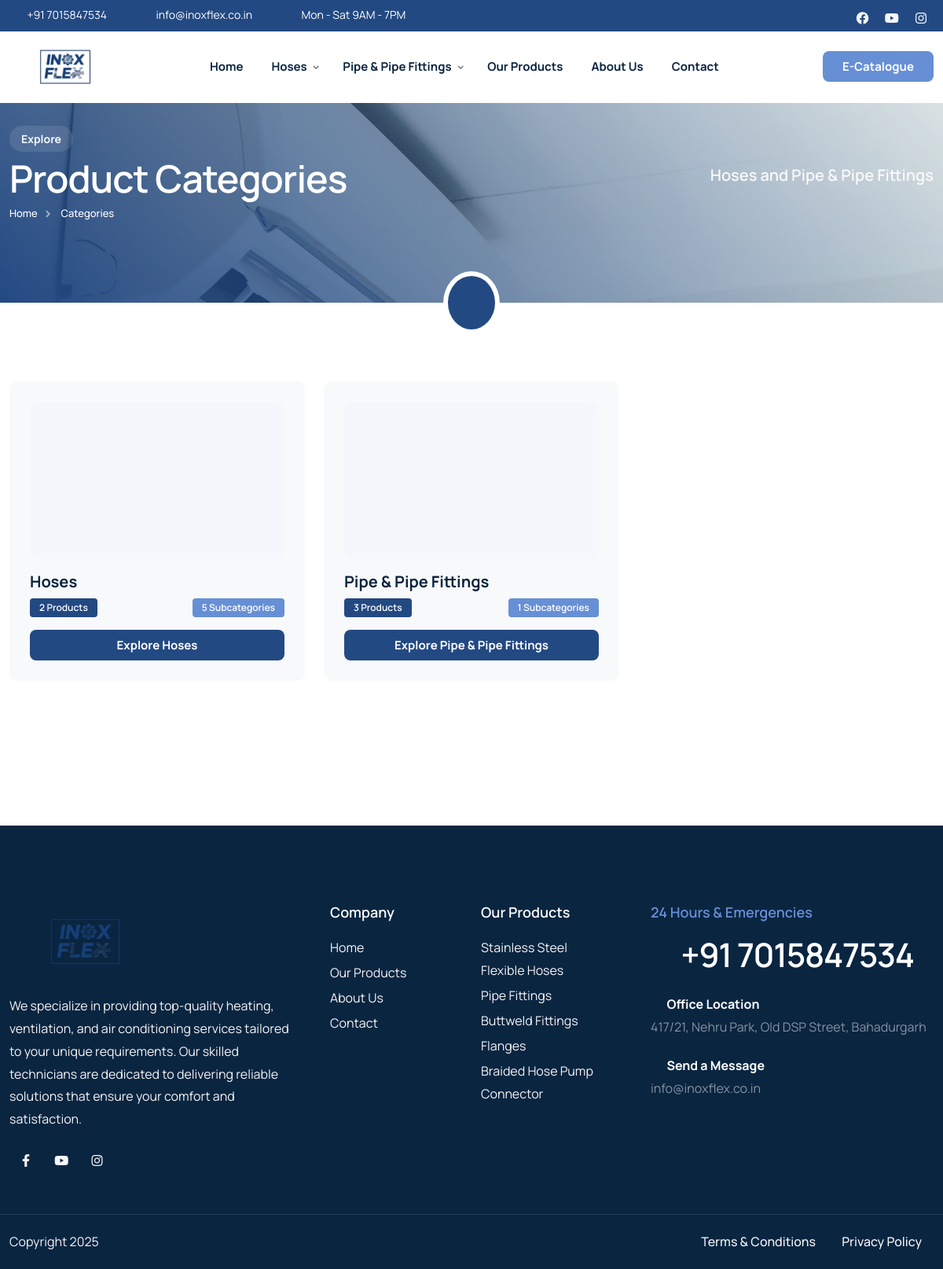
Page /categories/ on the committed database.
### home/models.py (models this page shows, shortened)
class Category(models.Model):
    name = models.CharField(max_length=100)
    slug = models.SlugField(blank=True, null=True)
    description = RichTextField(blank=True, null=True)
    image = models.ImageField(upload_to='categories/', blank=True, null=True)
    status = models.BooleanField(default=True)
    seo_title = models.CharField(max_length=70, blank=True, null=True, help_text="SEO Title (recommended: 50-60 characters)")
    seo_description = models.TextField(max_length=160, blank=True, null=True, help_text="SEO Meta Description (recommended: 150-160 characters)")
    seo_keywords = models.CharField(max_length=255, blank=True, null=True, help_text="SEO Keywords (comma-separated)")
    og_image = models.ImageField(upload_to='seo/og/', blank=True, null=True, help_text="Open Graph Image (1200x630px recommended)")
    created_at = models.DateTimeField(auto_now_add=True)
    updated_at = models.DateTimeField(auto_now=True)

class Product(models.Model):
    name = models.CharField(max_length=100)
    slug = models.SlugField(blank=True, null=True)
    description = RichTextField(blank=True, null=True)
    specifications = RichTextField(blank=True, null=True, help_text="Add product specifications, technical details, or table data here. You can use HTML tables.")
    image = models.ImageField(upload_to='products/', blank=True, null=True)
    image_url = models.URLField(max_length=500, blank=True, null=True, help_text="Alternative: Use image URL instead of uploading")
    price = models.DecimalField(max_digits=10, decimal_places=2)
    category = models.ForeignKey(Category, on_delete=models.CASCADE, related_name='products')
    status = models.BooleanField(default=True)
    seo_title = models.CharField(max_length=70, blank=True, null=True, help_text="SEO Title (recommended: 50-60 characters)")
    seo_description = models.TextField(max_length=160, blank=True, null=True, help_text="SEO Meta Description (recommended: 150-160 characters)")
    seo_keywords = models.CharField(max_length=255, blank=True, null=True, help_text="SEO Keywords (comma-separated)")
    og_image = models.ImageField(upload_to='seo/og/', blank=True, null=True, help_text="Open Graph Image (1200x630px recommended)")
    created_at = models.DateTimeField(auto_now_add=True)
    updated_at = models.DateTimeField(auto_now=True)

### home/views.py (the view)
# urls.py: path('categories/', views.category_list, name='category_list'),
def category_list(request):
    categories = Category.objects.filter(status=True)
    site_settings = SiteSettings.load()
    context = {
        'categories': categories,
        'seo_title': f'Categories - {site_settings.site_name}',
        'seo_description': f'Browse all product categories at {site_settings.site_name}. Find the perfect stainless steel hoses, pipe fittings, and industrial solutions.',
        'seo_keywords': f'categories, product categories, {site_settings.default_seo_keywords}',
        'og_type': 'website',
    }
    return render(request, 'categories/list.html', context)

### templates/categories/list.html (shortened to what this page needs)
{% load static %}
<!DOCTYPE html>
<html lang="en">
{% include "head.html" %}
<body>
    <div id="wrapper">
        {% include "header.html" %}
        <div class="no-bottom no-top" id="content">
            <section id="subheader" class="jarallax text-light">
                <img src="{% static 'images/background/11.webp' %}" class="jarallax-img" alt="">
                <div class="container relative z-index-1000">
                    <div class="row align-items-center">
                        <div class="col-lg-6">
                            <div class="subtitle s2 bg-color text-light wow fadeInUp mb-2">Explore</div>
                            <h1>Product Categories</h1>
                            <ul class="crumb">
                                <li><a href="{% url 'homepage' %}">Home</a></li>
                                <li class="active">Categories</li>
                            </ul>
                        </div>
                        <div class="col-lg-6 text-lg-end">
                            <div class="fs-20 fw-600 no-bottom sm-hide">Hoses and Pipe & Pipe Fittings</div>
                        </div>
                    </div>
                </div>
                <div class="de-overlay"></div>
            </section>
            <div class="bg-color relative z-index-1000 mt-40 mb40">
                <div class="border-white-6 text-center bg-color text-white w-84px h-80px p-3 circle absolute abs-center sm-hide" alt="">
                    <i class="icofont-list fs-36"></i>
                </div>
            </div>
            <section>
                <div class="container">
                    <div class="row g-4">
                        {% if categories %}
                            {% for category in categories %}
                            <div class="col-lg-4 col-md-6">
                                <a href="{% url 'category_detail' slug=category.slug %}" class="text-decoration-none">
                                    <div class="category-card bg-light p-4 rounded-10 h-100">
                                        {% if category.image %}
                                            <img src="{{ category.image.url }}" class="img-fluid rounded-10 mb-3" alt="{{ category.name }}" style="height: 200px; width: 100%; object-fit: cover;">
                                        {% else %}
                                            <div class="category-icon-placeholder bg-color-3 rounded-10 mb-3 d-flex align-items-center justify-content-center" style="height: 200px;">
                                                <i class="icofont-box fs-48 text-muted"></i>
                                            </div>
                                        {% endif %}
                                        <h4 class="mb-2">{{ category.name }}</h4>
                                        <div class="d-flex justify-content-between align-items-center">
                                            <span class="badge bg-color text-white">
                                                {{ category.products.count }} Products
                                            </span>
                                            {% if category.subcategories.count > 0 %}
                                            <span class="badge bg-color-2 text-white">
                                                {{ category.subcategories.count }} Subcategories
                                            </span>
                                            {% endif %}
                                        </div>
                                        <div class="mt-3">
                                            <span class="btn-main btn-sm w-100">Explore {{ category.name }}</span>
                                        </div>
                                    </div>
                                </a>
                            </div>
                            {% endfor %}
                        {% else %}
                            <div class="col-12 text-center py-5">
                                <i class="icofont-box fs-48 text-muted mb-3"></i>
                                <h4>No categories available.</h4>
                                <p class="text-muted">Please check back later.</p>
                            </div>
                        {% endif %}
                        <div class="spacer-double"></div>
                    </div>
                </div>
            </section>
        </div>
        {% include "footer.html" %}
    </div>
</body>
</html>

### templates/header.html (shortened to what this page needs)
{% load static %}
<header class="header-light scroll-light has-topbar">
    <div id="topbar">
        <div class="container">
            <div class="row">
                <div class="col-lg-12">
                    <div class="d-flex justify-content-between xs-hide">
                        <div class="header-widget d-flex">
                            <div class="topbar-widget"><a href="tel:+917015847534"><i class="icofont-phone"></i>+91 7015847534</a></div>
                            <div class="topbar-widget"><a href="mailto:info@inoxflex.co.in"><i class="icofont-envelope"></i>info@inoxflex.co.in</a></div>
                            <div class="topbar-widget"><a href="#"><i class="icofont-wall-clock"></i>Mon - Sat 9AM - 7PM</a></div>
                        </div>
                        <div class="d-flex align-items-center">
                            <div class="social-icons">
                                {% if site_settings.facebook_url %}
                                <a href="{{ site_settings.facebook_url }}" target="_blank" rel="noopener noreferrer"><i class="fa-brands fa-facebook fa-lg"></i></a>
                                {% endif %}
                                {% if site_settings.youtube_url %}
                                <a href="{{ site_settings.youtube_url }}" target="_blank" rel="noopener noreferrer"><i class="fa-brands fa-youtube fa-lg"></i></a>
                                {% endif %}
                                {% if site_settings.instagram_url %}
                                <a href="{{ site_settings.instagram_url }}" target="_blank" rel="noopener noreferrer"><i class="fa-brands fa-instagram fa-lg"></i></a>
                                {% endif %}
                            </div>
                        </div>
                    </div>
                </div>
            </div>
        </div>
    </div>
    <div class="container">
        <div class="row">
            <div class="col-md-12">
                <div class="de-flex sm-pt10">
                    <div class="de-flex-col">
                        <div id="logo">
                            <a href="{% url 'homepage' %}">
                                <img class="logo-main" src="{% static 'images/logo/logo.png' %}" alt="Inox Flex" width="200" height="70" style="object-fit: contain;">
                            </a>
                        </div>
                    </div>
                    <div class="de-flex-col header-col-mid">
                        <ul id="mainmenu">
                            <li><a class="menu-item"  href="{% url 'homepage' %}">Home</a></li>
                            {% for category in categories %}
                            <li><a class="menu-item"  href="{% url 'category_detail' slug=category.slug %}">{{ category.name }}</a>
                            </li>
                            {% endfor %}
                            <li><a class="menu-item"  href="{% url 'product_list' %}">Our Products</a></li>
                            <li><a class="menu-item"  href="{% url 'about' %}">About Us</a></li>
                            <li><a class="menu-item"  href="{% url 'contact' %}">Contact</a></li>
                        </ul>
                    </div>
                    <div class="de-flex-col">
                        <div class="menu_side_area">
                            <a href="{% static 'file/INOX FLEX.pdf' %}" class="btn-main bg-color-2 e-catalogue-btn" target="_blank">E-Catalogue</a>
                        </div>
                    </div>
                </div>
            </div>
        </div>
    </div>
</header>

### templates/footer.html (shortened to what this page needs)
{% load static %}
<footer class="section-dark">
    <div class="container">
        <div class="row gx-5">
            <div class="col-lg-4 col-sm-6">
                <img src="{% static "images/logo/logo.png" %}" alt="" width="200">
                <div class="spacer-20"></div>
                <p>We specialize in providing top-quality heating, ventilation, and air conditioning services tailored to your unique requirements. Our skilled technicians are dedicated to delivering reliable solutions that ensure your comfort and satisfaction.</p>
                <div class="social-icons mb-sm-30">
                    {% if site_settings.facebook_url %}
                    <a href="{{ site_settings.facebook_url }}" target="_blank" rel="noopener noreferrer"><i class="fa-brands fa-facebook-f"></i></a>
                    {% endif %}
                    {% if site_settings.youtube_url %}
                    <a href="{{ site_settings.youtube_url }}" target="_blank" rel="noopener noreferrer"><i class="fa-brands fa-youtube"></i></a>
                    {% endif %}
                    {% if site_settings.instagram_url %}
                    <a href="{{ site_settings.instagram_url }}" target="_blank" rel="noopener noreferrer"><i class="fa-brands fa-instagram"></i></a>
                    {% endif %}
                </div>
            </div>
            <div class="col-lg-4 col-sm-12 order-lg-1 order-sm-2">
                <div class="row">
                    <div class="col-lg-6 col-sm-6">
                        <div class="widget">
                            <h5>Company</h5>
                            <ul>
                                <li><a href="/">Home</a></li>
                                <li><a href="/products">Our Products</a></li>
                                <li><a href="/about">About Us</a></li>
                                <li><a href="/contact">Contact</a></li>
                            </ul>
                        </div>
                    </div>
                    <div class="col-lg-6 col-sm-6">
                        <div class="widget">
                            <h5>Our Products</h5>
                            <ul>
                                {% for product in products %}
                                <li><a href="{% url 'product_detail' category_slug=product.category.slug product_slug=product.slug %}">{{ product.name }}</a></li>
                                {% empty %}
                                <li><a href="{% url 'product_list' %}">View All Products</a></li>
                                {% endfor %}
                            </ul>
                        </div>
                    </div>
                </div>
            </div>
            <div class="col-lg-4 col-sm-6 order-lg-2 order-sm-1">
                <div class="widget">
                    <h5 class="id-color-2">24 Hours &amp; Emergencies</h5>
                    <h2 class="jarallax mb0 wow fadeInUp" data-wow-delay=".2s">
                        <a href="tel:+917015847534" class="text-decoration-none text-white hover-color-2">
                            <i class="icofont-phone-circle id-color-2"></i> +91 7015847534
                        </a>
                    </h2>
                    <div class="spacer-20"></div>
                    <div class="fw-bold text-white"><i class="icofont-location-pin me-2 id-color-2"></i>Office Location</div>
                    <a href="https://www.google.com/maps/search/?api=1&query=417/21,+Nehru+Park,+Old+DSP+Street,+Bahadurgarh" target="_blank" class="text-decoration-none text-white-50 hover-color-2">
                        417/21, Nehru Park, Old DSP Street, Bahadurgarh
                    </a>
                    <div class="spacer-20"></div>
                    <div class="fw-bold text-white"><i class="icofont-envelope me-2 id-color-2"></i>Send a Message</div>
                    <a href="mailto:info@inoxflex.co.in" class="text-decoration-none text-white-50 hover-color-2">
                        info@inoxflex.co.in
                    </a>
                </div>
            </div>
        </div>
    </div>
    <div class="subfooter">
        <div class="container">
            <div class="row">
                <div class="col-md-12">
                    <div class="de-flex">
                        <div class="de-flex-col">
                            Copyright 2025
                        </div>
                        <ul class="menu-simple">
                            <li><a href="{% url 'terms' %}">Terms &amp; Conditions</a></li>
                            <li><a href="{% url 'privacy' %}">Privacy Policy</a></li>
                        </ul>
                    </div>
                </div>
            </div>
        </div>
    </div>
</footer>

### rows in the picture
Category: name "Hoses", products.count "2", subcategories.count "5"
Category: name "Pipe & Pipe Fittings", products.count "3", subcategories.count "1"
Product: name "Stainless Steel Flexible Hoses"
Product: name "Pipe Fittings"
Product: name "Buttweld Fittings"
Product: name "Flanges"
Product: name "Braided Hose Pump Connector"
